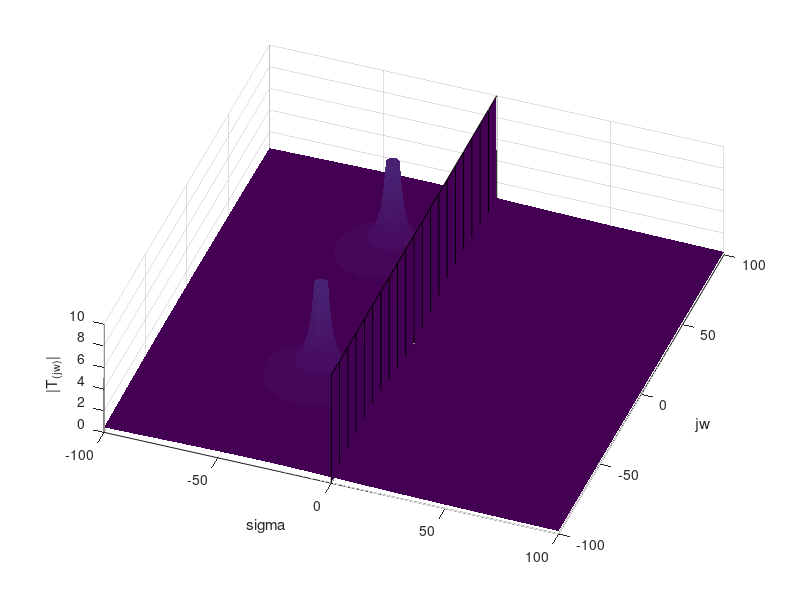

MATLAB code for this plot: (Note: this script raises an error after producing the figure.)
%******************************************************************************
% \details     : Animation to display the poles of a transfer function in 
%                dependence of the parameter qp
% \autor       : Simon Burkhardt
% \file        : siv_animation_of_poles.m
% \date        : 23.11.2018
% \version     : 1.0
%******************************************************************************
clear all; close all; clc;
format shorteng;

% s-plane (sigma + j*w)
sig = -100:1:100;
jw  = -100:1:100;

[SIG, JW] = meshgrid(sig, jw);

% initial values to draw the figure
wp = 50;    % fixed so that the radius is half the axis limits (100)
qp = 1;

s = SIG+JW.*j;  % s-Matrix

% function
T = abs((wp.*s)./((s.^2) + (wp.*s./qp) + (wp.^2)));
Tmax = 10;

fig = surf(SIG,JW,T);
axis([-100 100 -100 100 0 Tmax]);  % keep the z-axis steady
xlabel sigma
ylabel jw
zlabel '|T_{(jw)}|'
shading interp
% fig.EdgeColor = 'none';
view(20, 70);

% add a plane to the jw-axis
jwx = -100:10:100;
jwy = 0:10:10;
[Jx Jy] = meshgrid(jwx, jwy);
Jz = (Jx.*Jy.*0); % zeroes
hold on
axisfig = surf(Jz, Jx, Jy);
hold off

% animation
steps = 10e3;   % vary this to play with the animation speed
for n=1:steps
    qp = (n)/steps*2;
    T = abs((wp.*s)./((s.^2) + (wp.*s./qp) + (wp.^2)));
    T = min(T,Tmax);
    fig.ZData = abs(T);
    drawnow limitrate 
    view(-40+(n/steps)*40, 70);   % automatic rotation of the figure
end





